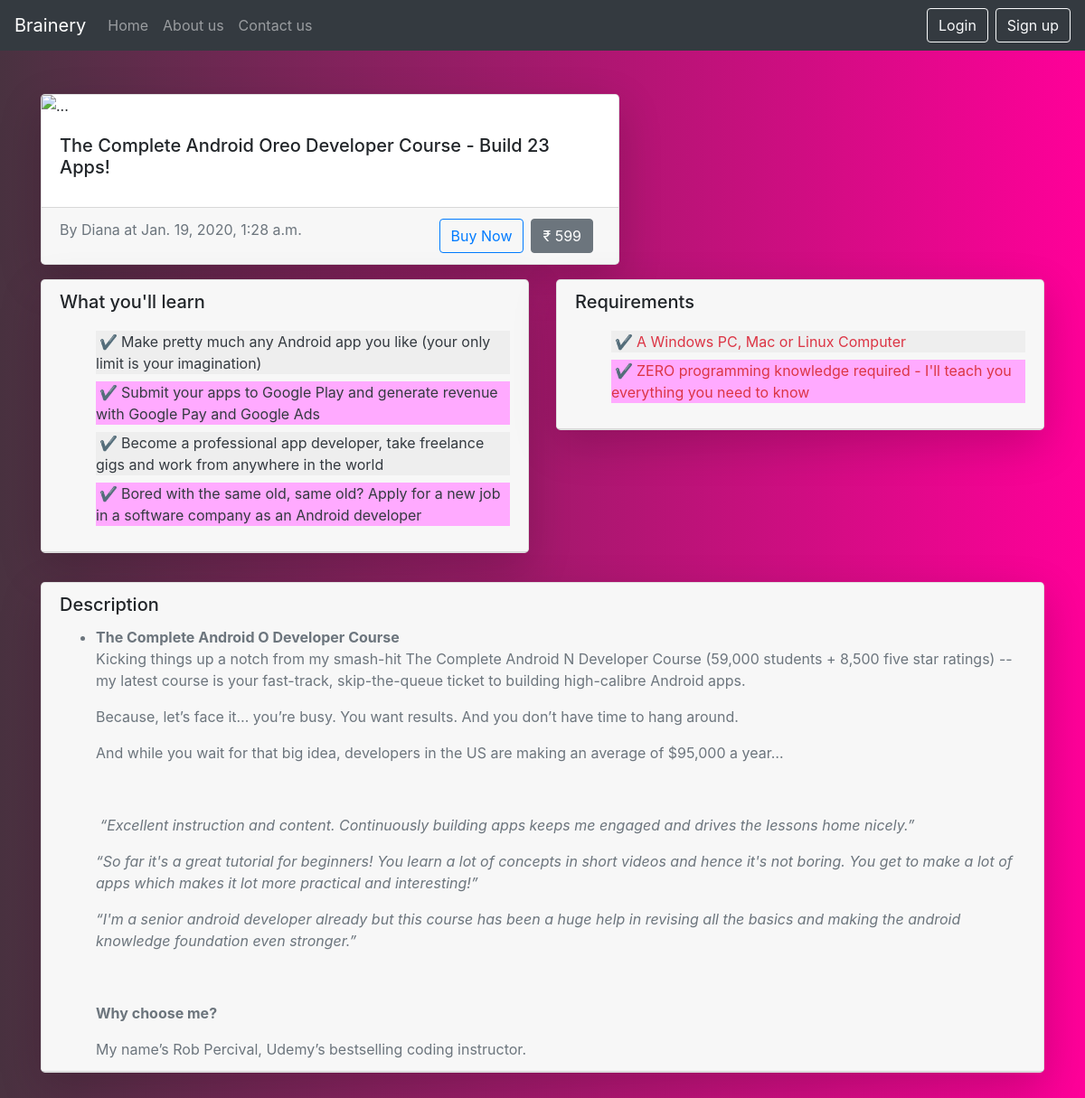
The page /brainery/buycourse/2 on the database its author committed.
### brainery/models.py (models this page shows, shortened)
class Course(models.Model):
    STATUS_CHOICES=(
        ("f","Free"),
        ("p","Paid"),
    )
    instructor = models.ForeignKey("Instructor",on_delete=models.SET_DEFAULT,default=1)
    title = models.CharField(max_length=100)
    description = models.TextField()
    learn = models.TextField()
    prereq = models.TextField()
    status = models.CharField(max_length=20,choices=STATUS_CHOICES)
    amount = models.IntegerField(default=0)
    created_at = models.DateTimeField(auto_now_add=True)
    class Meta:
        verbose_name = _("Course")
        verbose_name_plural = _("Courses")

class Instructor(models.Model):
    name = models.CharField(max_length=30)
    email = models.EmailField(max_length=254,unique=True)
    password = models.CharField(max_length=30)
    created_at = models.DateTimeField(auto_now_add=True)
    class Meta:
        verbose_name = _("instructor")
        verbose_name_plural = _("instructors")

### brainery/views.py (the view)
# urls.py: path("buycourse/<int:pk>",views.buycourse,name="brainery-course-buy"),
def buycourse(request, pk):
    if 'brainery_username' in request.session:
        username = request.session['brainery_username']
        auth = True
    else:
        auth = False
        username = ""
    course = Course.objects.get(pk=pk)
    return render(request, 'brainery/buy-course.html', {'auth': auth, 'course': course, 'username': username})

### brainery/templates/brainery/buy-course.html (shortened to what this page needs)
{% extends "brainery/base.html" %}
{% block content %}
<div class="card shadow-lg  rounded-lg" style="max-width: 40rem;">
    <img src="" class="card-img-top" alt="...">
    <div class="card-body">
        <h5 class="card-title">{{course.title}}</h5>
    </div>
    <div class="card-footer">
        <span class="text-muted">By {{course.instructor.name}} at {{course.created_at}}</span>
        <span class="btn btn-secondary mx-2 float-right">&#8377; {{course.amount}}</span>
        <a class="btn btn-outline-primary stretched-link float-right" href="{% url 'brainery-course-buy-payment' course.id %}"> Buy Now</a>
    </div>
</div>
<div class="row">
<div class="col col-12 col-lg-6">
<div class="card  shadow-lg rounded-lg my-3">
    <div class="card-header">
        <h5 class="card-title">What you'll learn</h5>
        <div class="text-dark tick overflow-auto">{{course.learn|safe}}</div>
    </div>
</div>
</div>
<div class="col col-12 col-lg-6">
<div class="card shadow-lg rounded-lg my-3">
    <div class="card-header">
        <h5 class="card-title">Requirements </h5>
        <div class="text-danger tick overflow-auto">{{course.prereq|safe}}</div>
    </div>
</div>
</div>
</div>
<div class="card shadow-lg rounded-lg my-3" >
    <div class="card-header">
        <h5 class="card-title">Description</h5>
        <div class="text-secondary overflow-auto" >{{course.description|safe}}</div>
    </div>
</div>
{% endblock content %}

### bel/static/brainery/style/background.css (style rules this page uses)
body { background: #FF0099; background: -webkit-linear-gradient(to right, #493240, #FF0099); background: linear-gradient(to right, #493240, #FF0099); }

### brainery/templates/brainery/buy-course.html (style rules this page uses)
.card .overflow-auto { max-height: 30rem; }
.card .tick li { list-style-type:none; margin-top:8px; }
.card .tick li:nth-child(odd) { background: #eee; }
.card .tick li:nth-child(even) { background: #faf; }
.card .tick li::before { content:"✔"; padding:4px; }

### rows shown on the page
Course: title "The Complete Android Oreo Developer Course - Build 23 Apps!", instructor.name "Diana", created_at "Jan. 19, 2020, 1:28 a.m.", amount "599", learn "Make pretty much any Android app you like (your only limit is your imagination) Submit your apps to Google Play and generate revenue with Google Pay and Google Ads Become a professional app developer, take freelance gigs and work from anywhere in the world Bored with the same old, same old? Apply for a new job in a software company as an Android developer", prereq "A Windows PC, Mac or Linux Computer ZERO programming knowledge required - I'll teach you everything you need to know", description "The Complete Android O Developer Course Kicking things up a notch from my smash-hit The Complete Android N Developer Course (59,000 students + 8,500 five star ratings) -- my latest course is your fast-track, skip-the-queue ticket to building high-calibre Android apps. Because, let’s face it… you’re busy. You want results. And you don’t have time to hang around. And while you wait for that big idea, developers in the US are making an average of $95,000 a year… “Excellent instruction and content. Continuously building apps keeps me engaged and drives the lessons home nicely.” “So far it's a great tutorial for beginners! You learn a lot of concepts in short videos and hence it's not boring.…"
